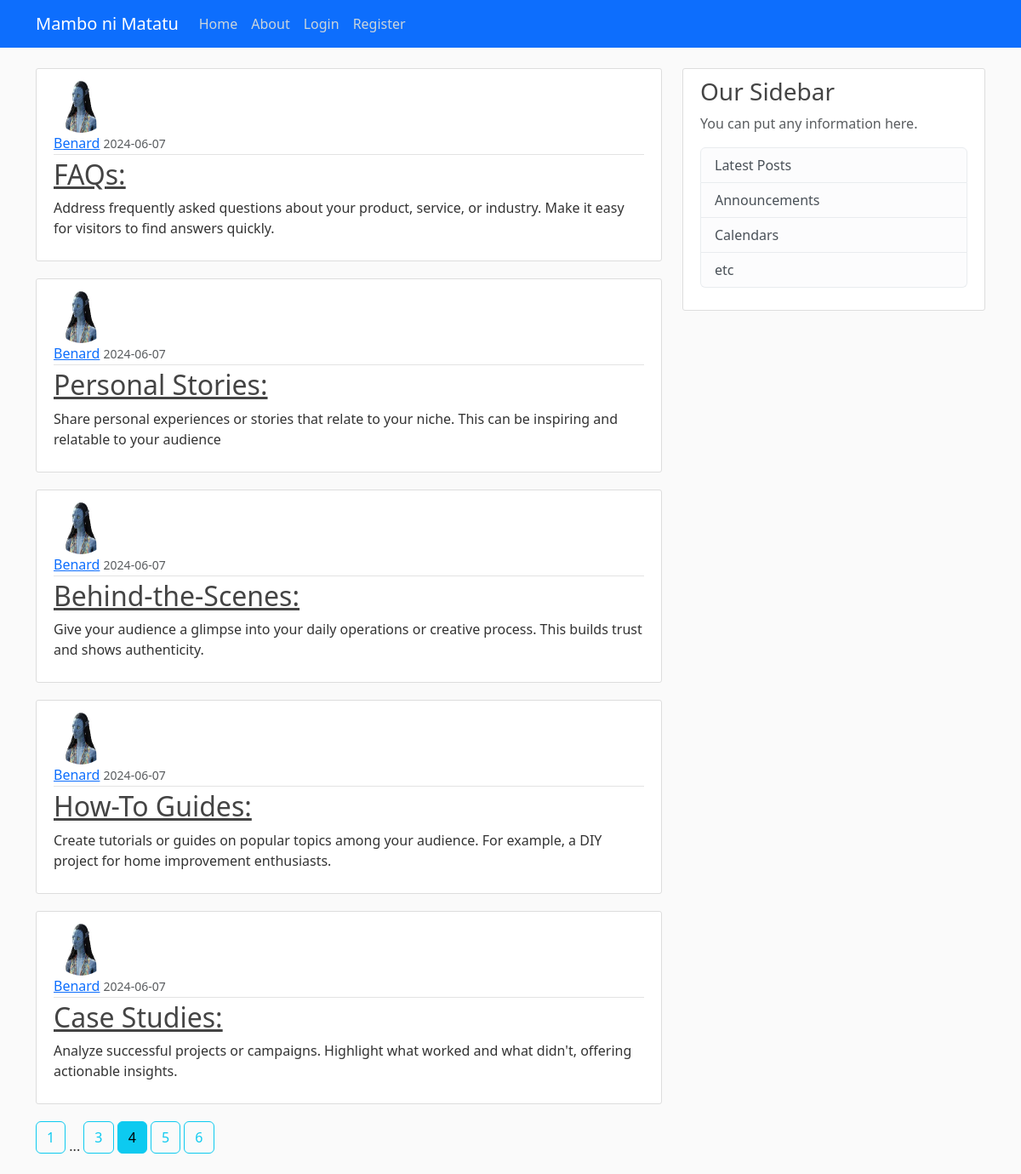
/?page=4, run on the app's committed database.
### app/models.py (models this page shows, shortened)
class Post(db.Model):
    id = db.Column(db.Integer, primary_key=True)
    title = db.Column(db.String(100), nullable=False)
    content = db.Column(db.Text, nullable=False)
    date_posted = db.Column(db.DateTime, nullable=False, default=datetime.utcnow)
    user_id = db.Column(db.Integer, db.ForeignKey('user.id'), nullable=False)

class User(db.Model, UserMixin):
    id = db.Column(db.Integer, primary_key=True)
    username = db.Column(db.String(12), unique=True, nullable=False)
    email = db.Column(db.String(120), unique=True, nullable=False)
    image_file = db.Column(db.String(20), nullable=False, default='default.jpg')
    password = db.Column(db.String(60), nullable=False)
    posts = db.relationship('Post', backref='author', lazy=True)

### app/routes.py (the view)
@app.route("/")
def home():
    page = request.args.get('page', 1, type=int)
    posts = Post.query.order_by(Post.date_posted.desc()).paginate(page=page, per_page=5)
    return render_template("home.html", posts=posts)

### app/templates/home.html
{% extends 'base.html' %} {% block content %} {% for post in posts.items %}
<article class="media content-section">
  <img
    class="rounded-circle article-img"
    src="{{ url_for('static', filename='profile_pics/' + post.author.image_file) }}"
  />
  <div class="media-body">
    <div class="article-metadata">
      <a
        class="mr-2"
        href="{{ url_for('user_posts', username=post.author.username) }}"
        >{{ post.author.username }}</a
      >
      <small class="text-muted"
        >{{ post.date_posted.strftime('%Y-%m-%d') }}</small
      >
    </div>
    <h2>
      <a class="article-title" href="{{ url_for('post', post_id=post.id) }}"
        >{{ post.title }}</a
      >
    </h2>
    <p class="article-content">{{ post.content }}</p>
  </div>
</article>
{% endfor %} {% for page_num in posts.iter_pages(left_edge=1, right_edge=1,
left_current=1, right_current=2) %} {% if page_num %} {% if posts.page ==
page_num %}
<a class="btn btn-info mb-4" href="{{ url_for('home', page=page_num) }}"
  >{{ page_num }}</a
>
{% else %}
<a class="btn btn-outline-info mb-4" href="{{ url_for('home', page=page_num) }}"
  >{{ page_num }}</a
>
{% endif %} {% else %} ... {% endif %} {% endfor %} {% endblock %}

### app/static/main.css (style rules this page uses)
body { background: #fafafa; color: #333333; margin-top: 5rem; }
h1, h2, h3, h4, h5, h6 { color: #444444; }
.content-section { background: #ffffff; padding: 10px 20px; border: 1px solid #dddddd; border-radius: 3px; margin-bottom: 20px; }
.article-title { color: #444444; }
.article-content { white-space: pre-line; }
.article-img { height: 65px; width: 65px; margin-right: 16px; }
.article-metadata { padding-bottom: 1px; margin-bottom: 4px; border-bottom: 1px solid #e3e3e3; }

### data on the page
Post: image_file (placeholder picture), author.username "Benard", date_posted "2024-06-07", title "FAQs:", content "Address frequently asked questions about your product, service, or industry. Make it easy for visitors to find answers quickly."
Post: image_file (placeholder picture), author.username "Benard", date_posted "2024-06-07", title "Personal Stories:", content "Share personal experiences or stories that relate to your niche. This can be inspiring and relatable to your audience"
Post: image_file (placeholder picture), author.username "Benard", date_posted "2024-06-07", title "Behind-the-Scenes:", content "Give your audience a glimpse into your daily operations or creative process. This builds trust and shows authenticity."
Post: image_file (placeholder picture), author.username "Benard", date_posted "2024-06-07", title "How-To Guides:", content "Create tutorials or guides on popular topics among your audience. For example, a DIY project for home improvement enthusiasts."
Post: image_file (placeholder picture), author.username "Benard", date_posted "2024-06-07", title "Case Studies:", content "Analyze successful projects or campaigns. Highlight what worked and what didn't, offering actionable insights."

### other printed values
{{ page_num }} "1" "3" "5" "6"
{{ page_num }} "4"
